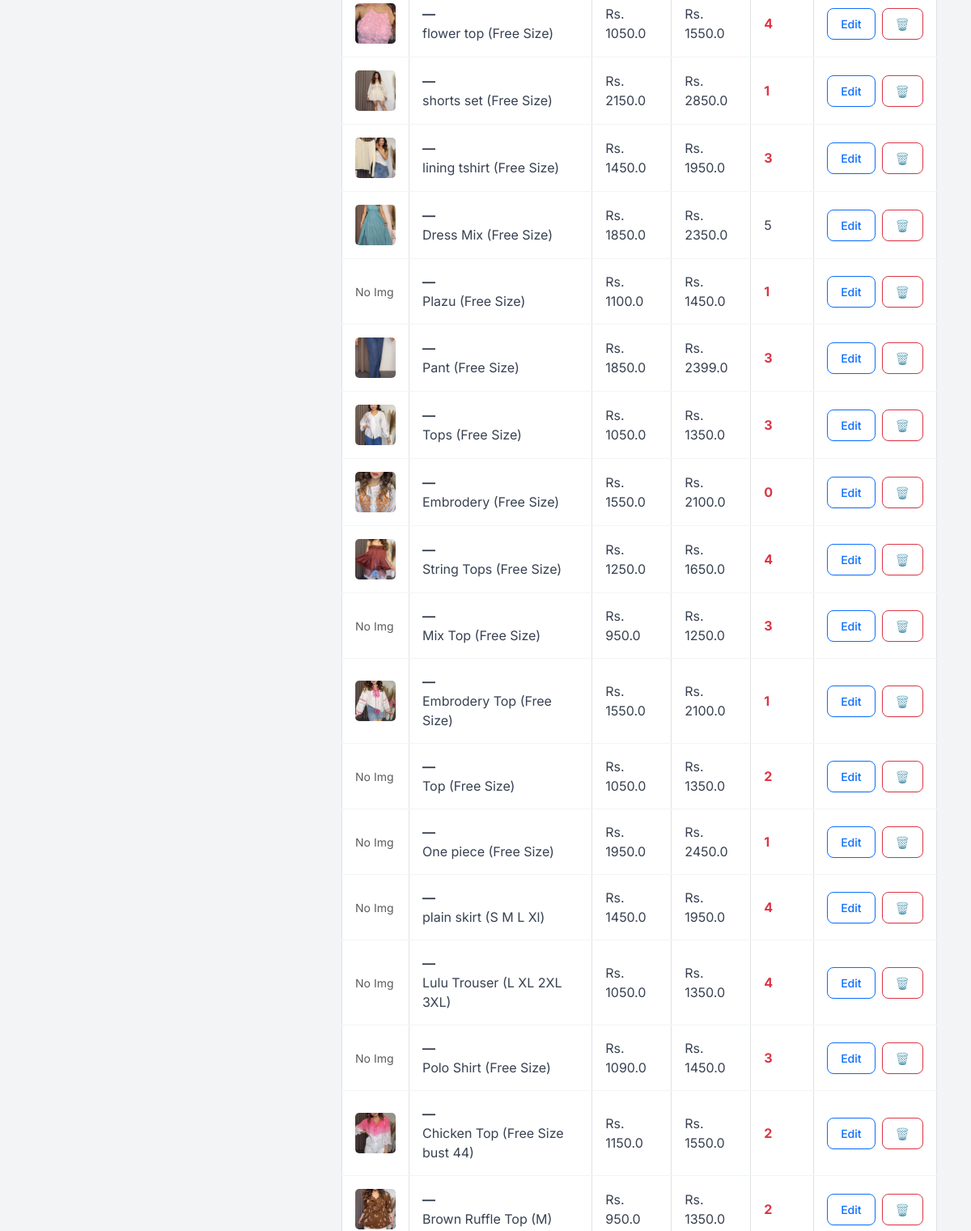
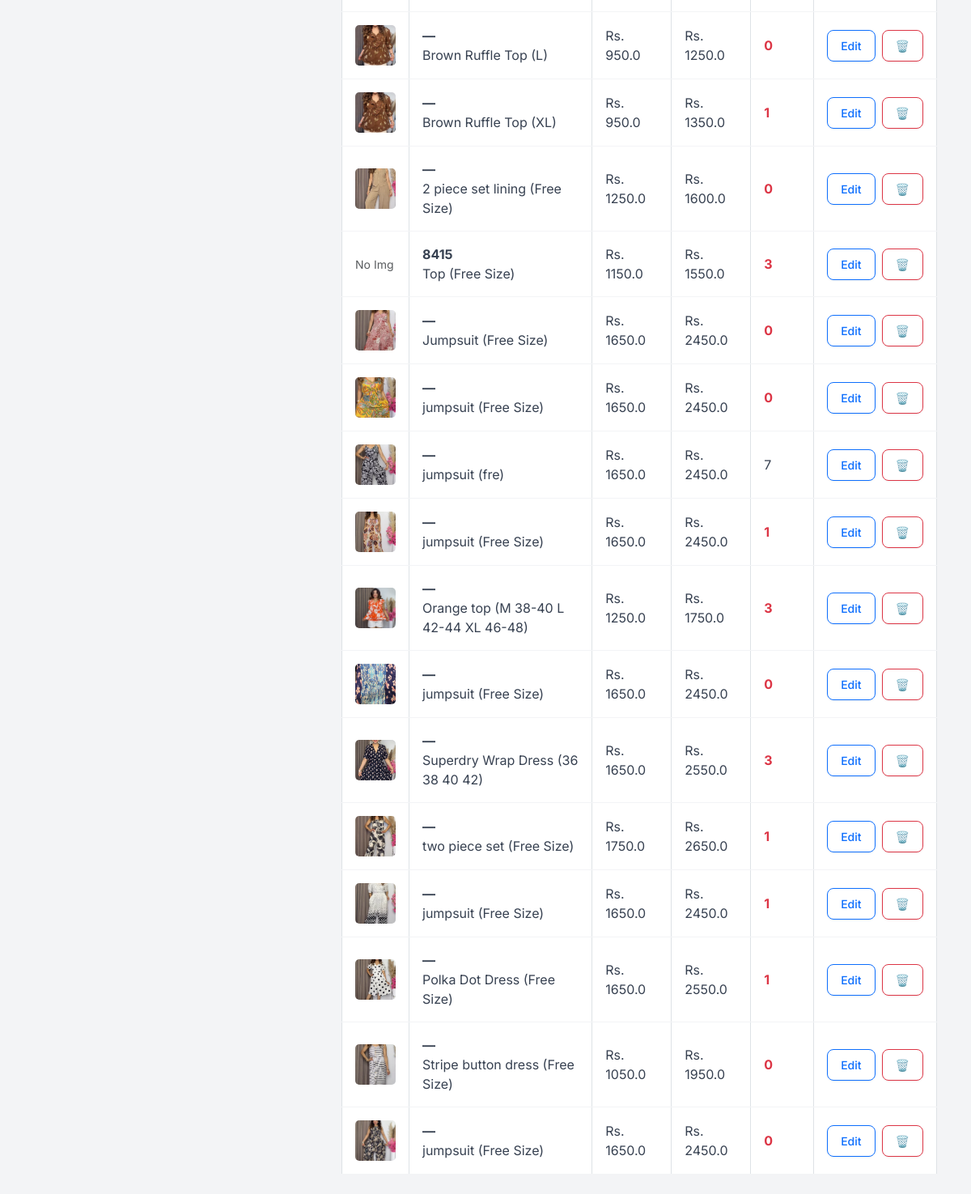
The page /inventory (lower part) on the database as committed earlier (2 pictures, top to bottom).
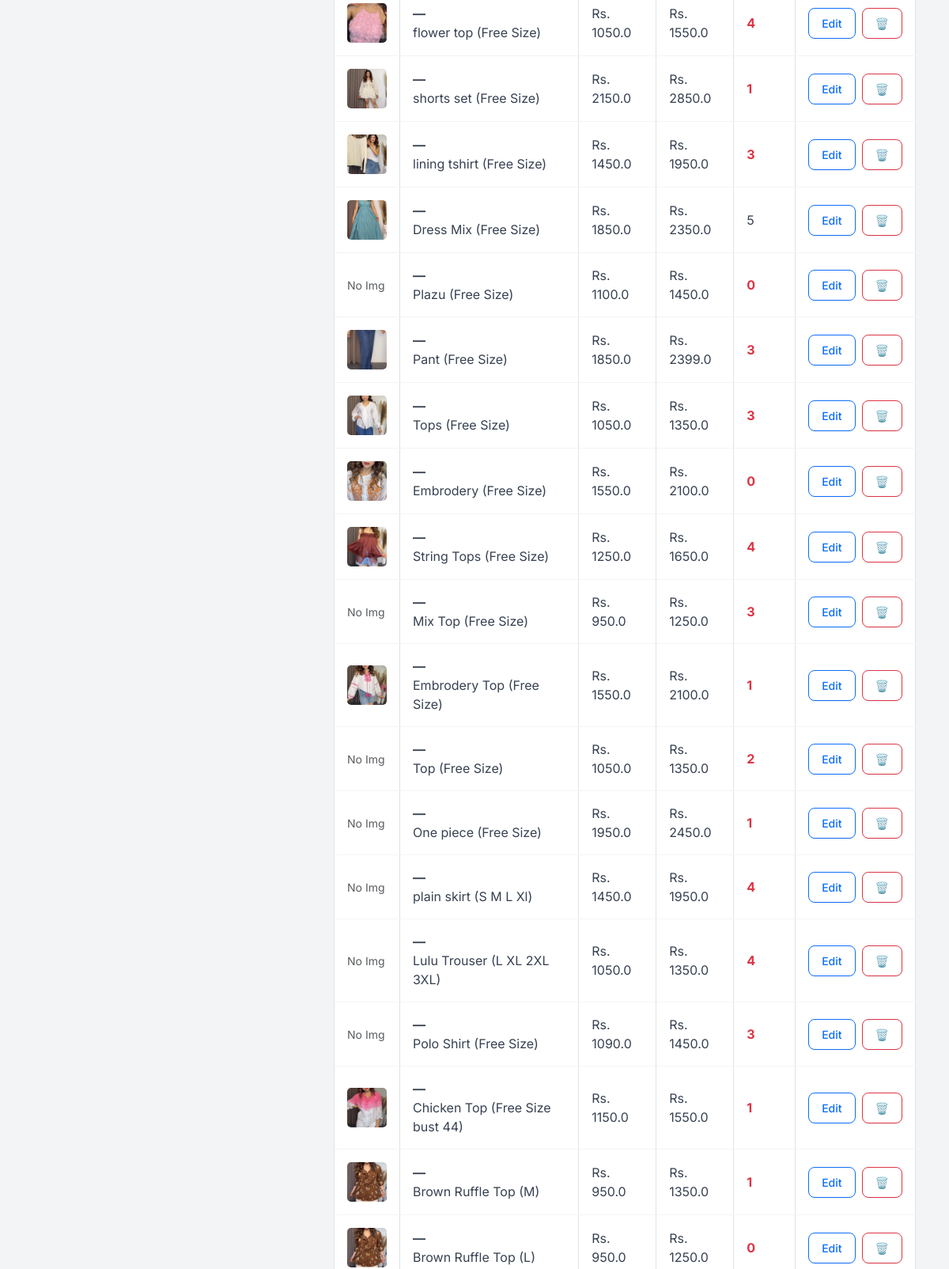
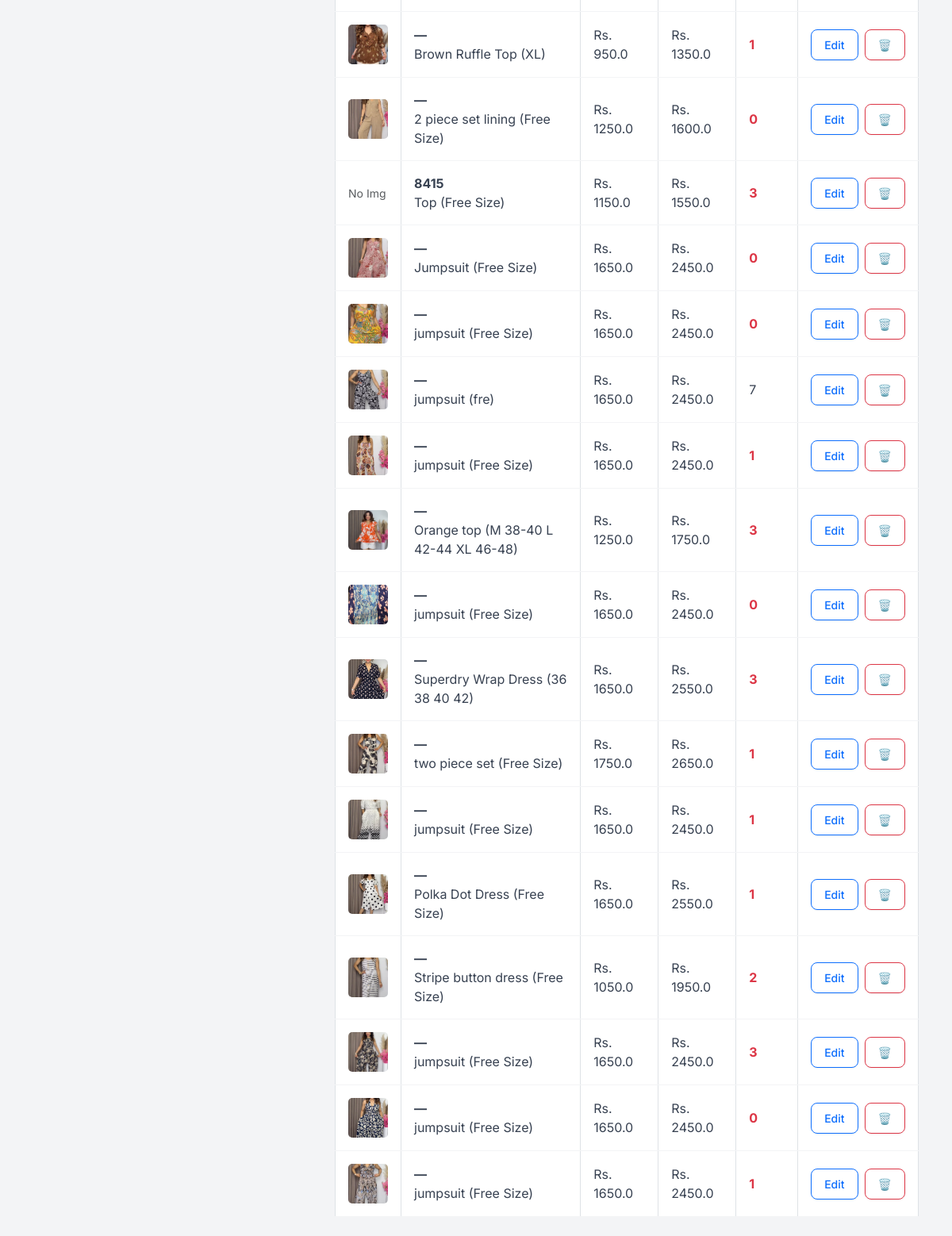
The same page on the database as committed later (2 pictures, top to bottom).
### app.py (models this page shows)
class Product(db.Model):
    id = db.Column(db.Integer, primary_key=True)
    sku = db.Column(db.String(50), unique=True, nullable=True)
    name = db.Column(db.String(100), nullable=False)
    size = db.Column(db.String(10), nullable=False)
    cost_price = db.Column(db.Float, default=0.0)
    price = db.Column(db.Float, nullable=False)
    stock = db.Column(db.Integer, default=0)
    image = db.Column(db.String(100), nullable=True)

### app.py (the view, shortened to what this page needs)
@app.route('/inventory', methods=['GET', 'POST'])
def inventory():
    products = Product.query.all()
    return render_template('inventory.html', products=products)

### templates/inventory.html (shortened to what this page needs)
{% extends "layout.html" %}
{% block content %}
<div class="row">
    <div class="col-md-4">
    </div>
    <div class="col-md-8">
        <table class="table table-bordered bg-white align-middle">
            <tbody>
                {% for p in products %}
                <tr>
                    <td>
                        {% if p.image %}
                        <img src="{{ url_for('static', filename='uploads/' + p.image) }}" width="50" height="50" style="object-fit: cover; border-radius: 5px;">
                        {% else %}
                        <span class="text-muted small">No Img</span>
                        {% endif %}
                    </td>
                    <td>
                        <strong>{{ p.sku if p.sku else '—' }}</strong><br>
                        {{ p.name }} ({{ p.size }})
                    </td>
                    <td>Rs. {{ p.cost_price }}</td>
                    <td>Rs. {{ p.price }}</td>
                    <td class="{{ 'text-danger fw-bold' if p.stock < 5 else '' }}">{{ p.stock }}</td>
                    <td>
                        <div class="d-flex gap-2">
                            <a href="/edit_product/{{ p.id }}" class="btn btn-sm btn-outline-primary">Edit</a>
                            <a href="/delete_product/{{ p.id }}"
                               class="btn btn-sm btn-outline-danger"
                               onclick="return confirm('Are you sure? This cannot be undone.')">
                                🗑️
                            </a>
                        </div>
                    </td>
                </tr>
                {% endfor %}
            </tbody>
        </table>
    </div>
</div>
{% endblock %}

### templates/layout.html (shortened to what this page needs)
<!DOCTYPE html>
<html lang="en">
<head>
    <link href="https://cdn.jsdelivr.net/npm/bootstrap@5.3.0/dist/css/bootstrap.min.css" rel="stylesheet">
</head>
<body>
    <div class="container py-4">
        {% block content %}{% endblock %}
    </div>
</body>
</html>

### templates/layout.html (style rules this page uses)
:root { --primary-color: #2563eb; --bg-color: #f3f4f6; --text-dark: #1f2937; --card-shadow: 0 4px 6px -1px rgba(0, 0, 0, 0.1), 0 2px 4px -1px rgba(0, 0, 0, 0.06); }
body { font-family: 'Inter', sans-serif; background-color: var(--bg-color); color: var(--text-dark); }
.table { margin-bottom: 0; }

Rows that differ between the two databases and show on the page:
changed Product "Plazu": stock "1" → "0"
changed Product "Chicken Top": stock "2" → "1"
changed Product (number 18 of 36 on the later page): stock "2" → "1"
changed Product "Stripe button dress": stock "0" → "2"
changed Product (number 34 of 36 on the later page): stock "0" → "3"
added Product: image (picture), sku "—", name "jumpsuit", size "Free Size", cost_price "1650.0", price "2450.0", stock "0"
added Product: image (picture), sku "—", name "jumpsuit", size "Free Size", cost_price "1650.0", price "2450.0", stock "1"
